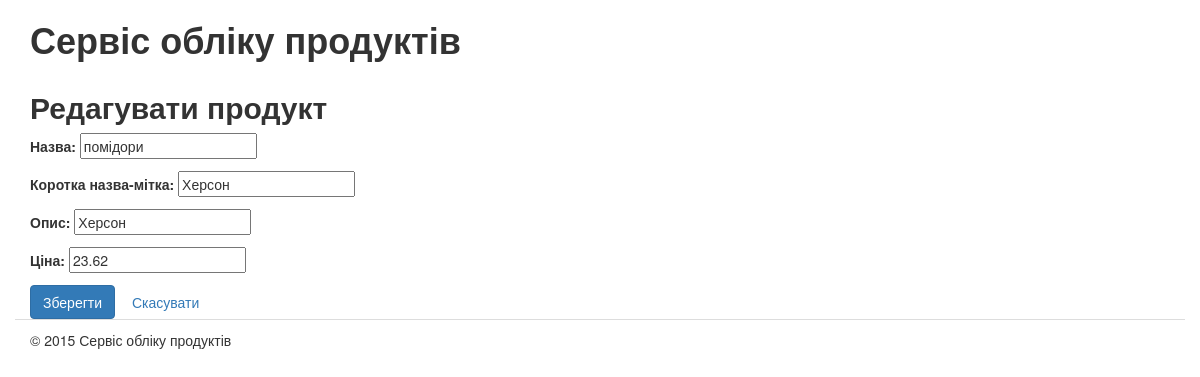
Screenshot of /products/5/edit/ with the database file from the repository.
### products/models.py (models this page shows, shortened)
class Product(models.Model):
    class Meta(object):
        verbose_name = u"Продукт"
        verbose_name_plural = u"Продукти"
    first_name = models.CharField(
        max_length=256,
        blank=False,
        verbose_name=u"Назва")
    slug = models.SlugField(
        max_length=50,
        blank=False,
        verbose_name=u"Коротка назва-мітка")
    description = models.CharField(
        max_length=256,
        blank=False,
        verbose_name=u"Опис"
    )
    price = models.DecimalField(
        max_digits=5,
        decimal_places=2,
        blank=False,
        verbose_name=u"Ціна")
    created_at = models.DateField(
        auto_now_add=True,
        blank=False,
        verbose_name=u"Дата створення",
        )
    modified_at = models.DateField(
        auto_now=True,
        blank=True,
        verbose_name=u"Дата змінення",
        )

### products/views.py (the view, shortened to what this page needs)
# urls.py: url(r'^products/(?P<pk>\d+)/edit/$', ProductUpdateView.as_view(), name='products_edit'),
class ProductUpdateView(UpdateView):
    model = Product
    template_name = 'products/products_edit.html'
    fields = ['first_name', 'slug', 'description', 'price']

### products/templates/products/products_edit.html (shortened to what this page needs)
{% extends "products/base.html" %}
{% load static from staticfiles %}
{% block title %}Редагувати продукт{% endblock title %}
{% block content %}
<form action="" method="post" enctype="multipart/form-data"
      role="form" class="form-horizontal">
    {{ form.as_p }}
      <input type="submit" value="Зберегти" name="add_button"
             class="btn btn-primary" />
      <button type="submit" name="cancel_button" value="Скасувати"
              class="btn btn-link">Скасувати</button>
</form>
{% endblock content %}

### products/static/css/main.css (style rules this page uses)
textarea, select, input { max-width: 300px; }

### rows the page displays
Product: first_name "помідори", slug "Херсон", description "Херсон", price "23.62"
